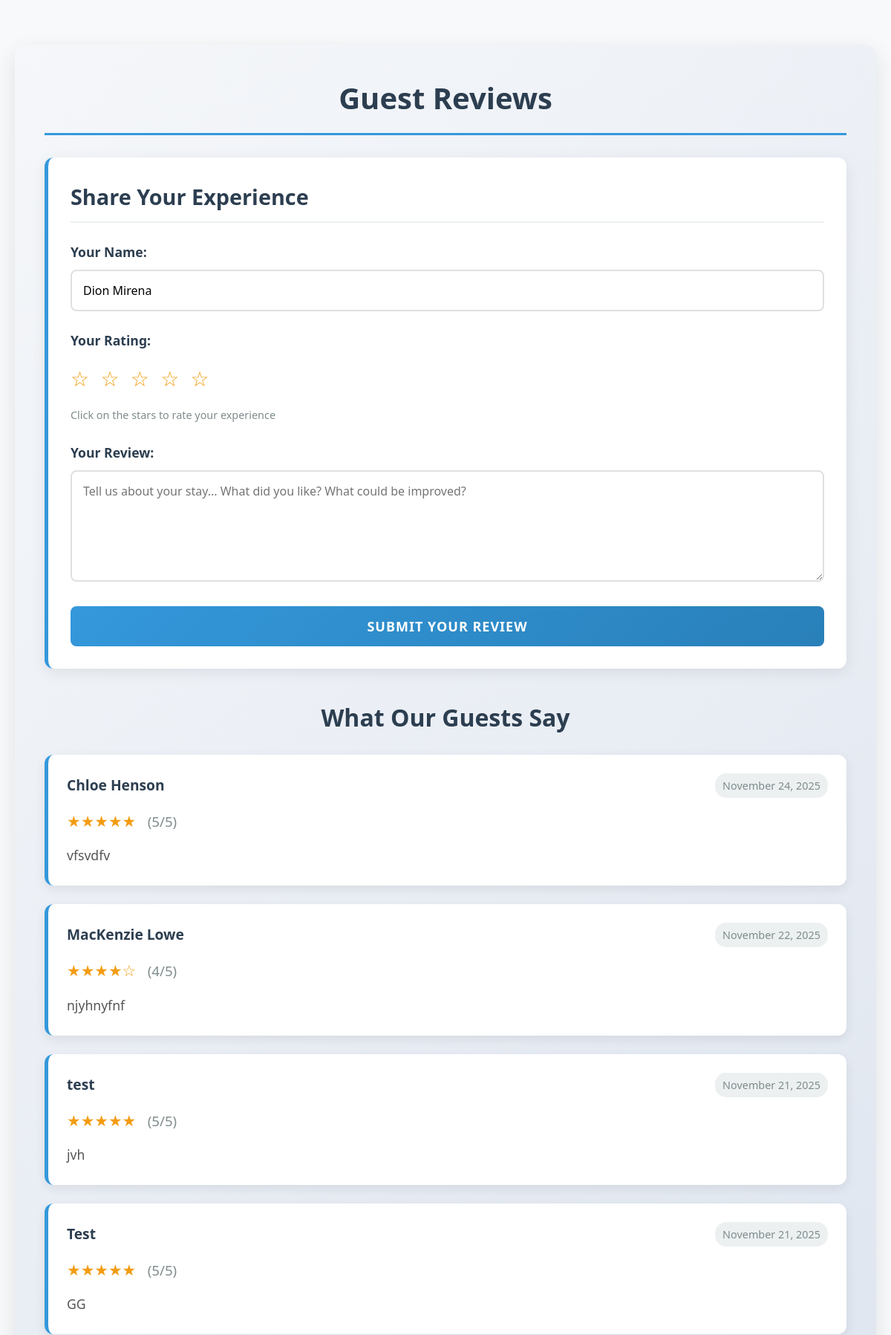
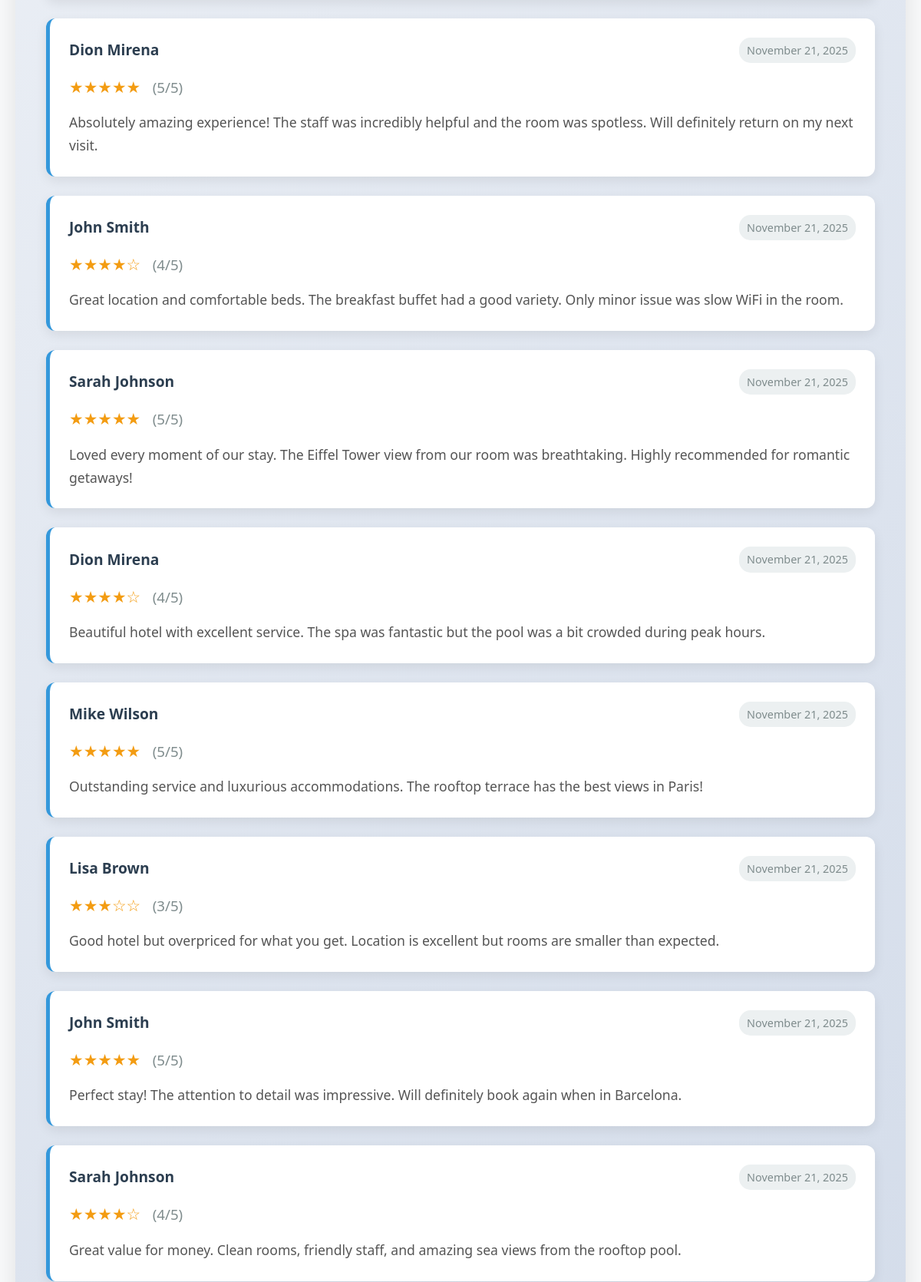
/review.php (signed in, upper part), run on the app's committed database (2 pictures, top to bottom).
### tables this page shows
CREATE TABLE `reviews` (
  `id` int NOT NULL,
  `user_id` int DEFAULT NULL,
  `hotel_id` int DEFAULT NULL,
  `name` varchar(100) NOT NULL,
  `rating` int NOT NULL,
  `review` text NOT NULL,
  `date` timestamp NULL DEFAULT CURRENT_TIMESTAMP
);

### review.php (called while the page is built, shortened)
<?php
require 'db.php';
try {
    $reviews_stmt = $pdo->query("
        SELECT r.*, u.name as user_name
        FROM reviews r
        LEFT JOIN users u ON r.user_id = u.id
        ORDER BY r.date DESC
    ");
    $reviews = $reviews_stmt->fetchAll();
} catch (PDOException $e) {
    $reviews = [];
}
?>
<?php include 'includes/template/DOCreview.php'; ?>

### DOCreview.php (the view, shortened to what this page needs)
<!DOCTYPE html>
<html lang="en">
<head>
</head>
<body>
    <div class="container">
        <section class="reviews-section">
            <h2>Guest Reviews</h2>
            <div class="review-form">
                <h3>Share Your Experience</h3>
                <form method="POST" action="save_review.php">
                    <div class="form-group">
                        <label for="name">Your Name:</label>
                        <input type="text" id="name" name="name" required
                               value="<?= htmlspecialchars($_SESSION['user_name'] ?? '') ?>"
                               placeholder="Enter your name">
                    </div>
                    <div class="form-group">
                        <label for="rating">Your Rating:</label>
                        <div class="rating" id="ratingStars">
                            <span data-value="1" title="Poor">☆</span>
                            <span data-value="2" title="Fair">☆</span>
                            <span data-value="3" title="Good">☆</span>
                            <span data-value="4" title="Very Good">☆</span>
                            <span data-value="5" title="Excellent">☆</span>
                        </div>
                        <div style="color: #7f8c8d; font-size: 0.9em; margin-top: 5px;">
                            Click on the stars to rate your experience
                        </div>
                    </div>
                    <div class="form-group">
                        <label for="review">Your Review:</label>
                        <textarea id="review" name="review"
                                  placeholder="Tell us about your stay... What did you like? What could be improved?"
                                  required></textarea>
                    </div>
                    <button type="submit" class="submit-btn">
                        Submit Your Review
                    </button>
                </form>
            </div>
            <div class="reviews-list">
                <h3>What Our Guests Say</h3>
                <div id="reviewsContainer">
                    <?php if (count($reviews) > 0): ?>
                        <?php foreach ($reviews as $review): ?>
                            <div class="review-item">
                                <div class="review-header">
                                    <span class="review-author">
                                        <?= htmlspecialchars($review['name']) ?>
                                    </span>
                                    <span class="review-date">
                                        <?= date('F j, Y', strtotime($review['date'])) ?>
                                    </span>
                                </div>
                                <div class="review-stars">
                                    <?= str_repeat('★', $review['rating']) . str_repeat('☆', 5 - $review['rating']) ?>
                                    <span style="color: #7f8c8d; font-size: 0.9em; margin-left: 10px;">
                                        (<?= $review['rating'] ?>/5)
                                    </span>
                                </div>
                                <p><?= htmlspecialchars($review['review']) ?></p>
                            </div>
                        <?php endforeach; ?>
                    <?php endif; ?>
                </div>
            </div>
        </section>
    </div>
</body>
</html>

### DOCreview.php (style rules this page uses)
* { box-sizing: border-box; margin: 0; padding: 0; font-family: 'Segoe UI', Tahoma, Geneva, Verdana, sans-serif; }
body { background-color: #f8f9fa; color: #333; line-height: 1.6; }
.container { max-width: 1200px; margin: 0 auto; padding: 20px; }
.reviews-section { background: linear-gradient(135deg, #f5f7fa 0%, #c3cfe2 100%); margin: 40px 0; padding: 40px; border-radius: 15px; box-shadow: 0 10px 30px rgba(0, 0, 0, 0.1); }
.reviews-section h2 { color: #2c3e50; margin-bottom: 30px; font-size: 2.5em; text-align: center; border-bottom: 3px solid #3498db; padding-bottom: 15px; }
.review-form { background: white; padding: 30px; border-radius: 12px; margin-bottom: 40px; box-shadow: 0 5px 20px rgba(0, 0, 0, 0.08); border-left: 5px solid #3498db; }
.review-form h3 { color: #2c3e50; margin-bottom: 25px; font-size: 1.8em; border-bottom: 2px solid #ecf0f1; padding-bottom: 10px; }
.form-group { margin-bottom: 25px; }
.review-form label { display: block; margin-bottom: 10px; font-weight: 600; color: #2c3e50; font-size: 1.1em; }
.review-form input[type="text"], .review-form textarea { width: 100%; padding: 15px; border: 2px solid #e0e0e0; border-radius: 8px; font-size: 16px; transition: border-color 0.3s ease; }
.review-form textarea { resize: vertical; min-height: 150px; font-family: inherit; }
.rating { margin: 15px 0; font-size: 28px; color: #f39c12; cursor: pointer; }
.rating span { margin-right: 8px; transition: all 0.3s ease; display: inline-block; }
.submit-btn { background: linear-gradient(135deg, #3498db, #2980b9); color: white; border: none; padding: 15px 35px; border-radius: 8px; cursor: pointer; font-size: 18px; font-weight: 600; transition: all 0.3s ease; width: 100%; text-transform: uppercase; letter-spacing: 1px; }
.reviews-list { margin-top: 40px; }
.reviews-list h3 { color: #2c3e50; margin-bottom: 25px; font-size: 2em; text-align: center; }
.review-item { background: white; padding: 25px; border-radius: 12px; margin-bottom: 25px; box-shadow: 0 5px 15px rgba(0, 0, 0, 0.08); border-left: 5px solid #3498db; transition: transform 0.3s ease, box-shadow 0.3s ease; }
.review-header { display: flex; justify-content: space-between; align-items: center; margin-bottom: 15px; flex-wrap: wrap; }
.review-author { font-weight: bold; color: #2c3e50; font-size: 1.2em; }
.review-date { color: #7f8c8d; font-size: 0.9em; background: #ecf0f1; padding: 5px 10px; border-radius: 15px; }
.review-stars { color: #f39c12; margin-bottom: 15px; font-size: 1.3em; }
.review-item p { color: #555; line-height: 1.7; font-size: 1.1em; }

### data on the page
reviews: name "Chloe Henson", date "November 24, 2025", rating "★★★★★", rating "5", review "vfsvdfv"
reviews: name "MacKenzie Lowe", date "November 22, 2025", rating "★★★★", rating "☆", rating "4", review "njyhnyfnf"
reviews: name "test", date "November 21, 2025", rating "★★★★★", rating "5", review "jvh"
reviews: name "Test", date "November 21, 2025", rating "★★★★★", rating "5", review "GG"
reviews: name "Dion Mirena", date "November 21, 2025", rating "★★★★★", rating "5", review "Absolutely amazing experience! The staff was incredibly helpful and the room was spotless. Will definitely return on my next visit."
reviews: name "John Smith", date "November 21, 2025", rating "★★★★", rating "☆", rating "4", review "Great location and comfortable beds. The breakfast buffet had a good variety. Only minor issue was slow WiFi in the room."
reviews: name "Sarah Johnson", date "November 21, 2025", rating "★★★★★", rating "5", review "Loved every moment of our stay. The Eiffel Tower view from our room was breathtaking. Highly recommended for romantic getaways!"
reviews: name "Dion Mirena", date "November 21, 2025", rating "★★★★", rating "☆", rating "4", review "Beautiful hotel with excellent service. The spa was fantastic but the pool was a bit crowded during peak hours."
reviews: name "Mike Wilson", date "November 21, 2025", rating "★★★★★", rating "5", review "Outstanding service and luxurious accommodations. The rooftop terrace has the best views in Paris!"
reviews: name "Lisa Brown", date "November 21, 2025", rating "★★★", rating "☆☆", rating "3", review "Good hotel but overpriced for what you get. Location is excellent but rooms are smaller than expected."
reviews: name "John Smith", date "November 21, 2025", rating "★★★★★", rating "5", review "Perfect stay! The attention to detail was impressive. Will definitely book again when in Barcelona."
reviews: name "Sarah Johnson", date "November 21, 2025", rating "★★★★", rating "☆", rating "4", review "Great value for money. Clean rooms, friendly staff, and amazing sea views from the rooftop pool."
